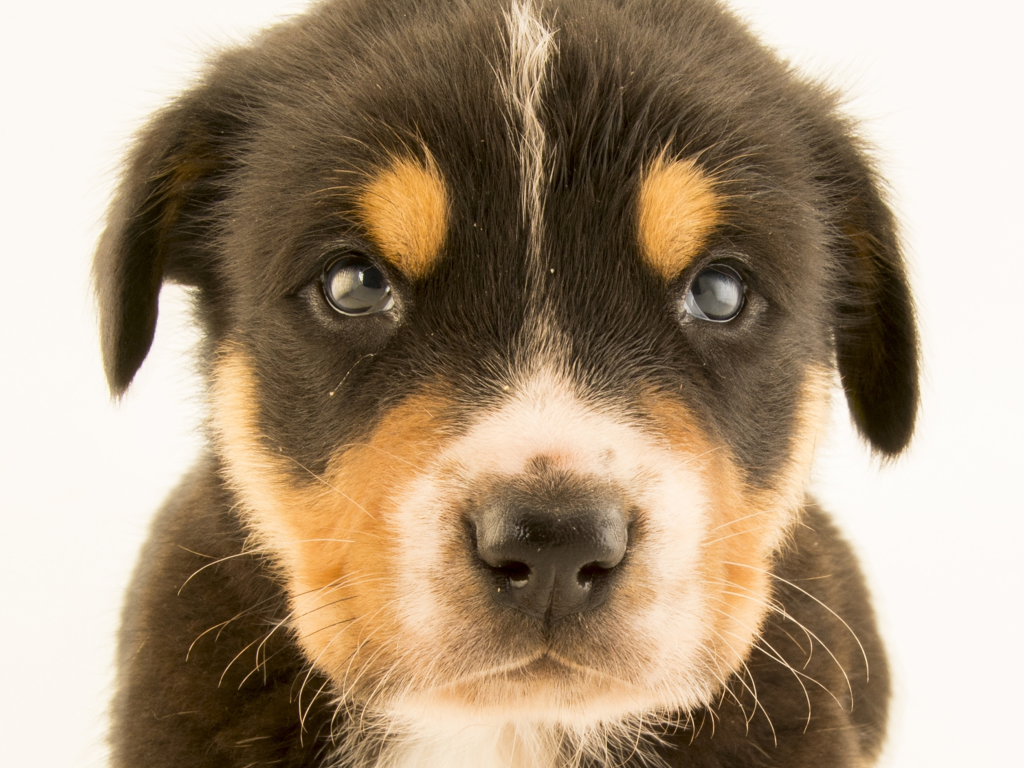
#> input picture domestic-dog_thumb_4x3.jpeg, 3072 x 2304 px (shown at 1/3 size); its folder holds 2 pictures in this run
$ python image_convert.py
#> lines starting #> are read from the running program, lines starting #| are printed output that depends on the picture
import scipy.signal
import numpy as np
import cv2
from queue import Queue
import threading

def rgb2gray(rgb):
    return np.dot(rgb[..., :3], [0.2989, 0.5870, 0.1140])

def thread1(paths,queue):

    i=0


    # Reading the image.
    for path in paths:
        img=cv2.imread(path)
#> img is the input picture: shape (2304, 3072, 3); mean B, G, R 125.3, 149.1, 168.5
        img_gray = rgb2gray(img)
#> in rgb2gray, `return np.dot(rgb[..., :3], [0.2989, 0.5870, 0.1140])`:
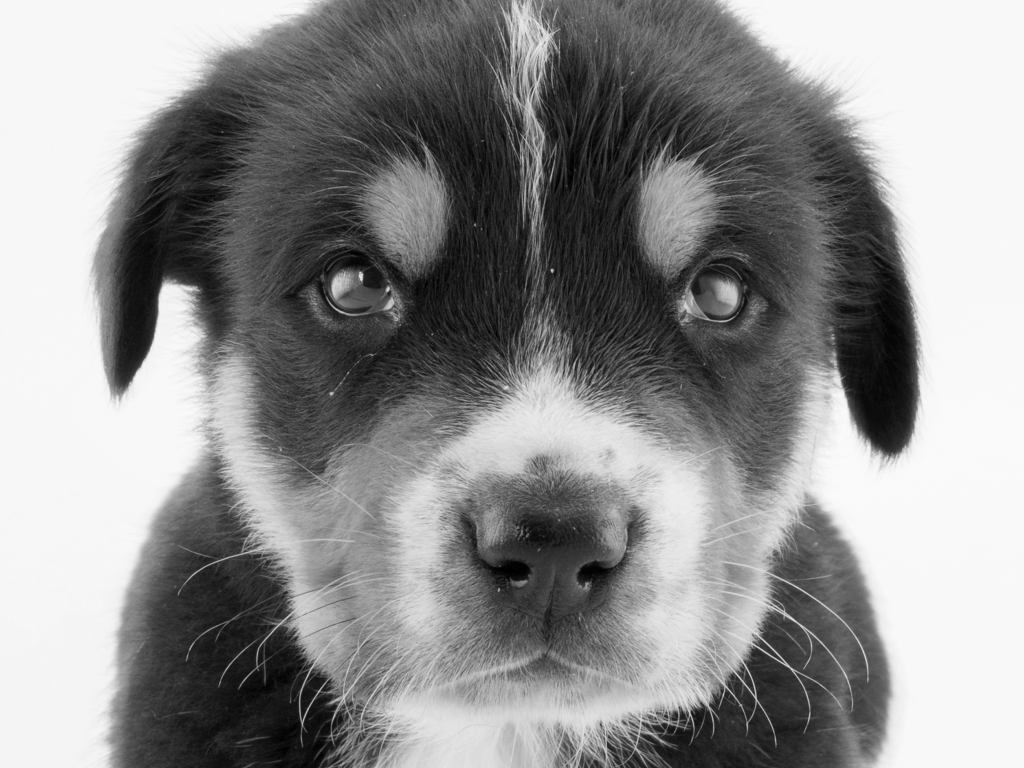
#> returned value: shape (2304, 3072) float64 (shown at 1/3 size); min 0.114, max 252.9, mean 144.2
        i+=1
        queue.put(img_gray)


def thread2(queue):
    i=1
    while queue.empty()==False:
        i+=1
        kernel_size = 10
        kernel = ((1 / (kernel_size ** 2)) * np.ones(kernel_size ** 2))
        kernel = kernel.reshape(kernel_size, kernel_size)
        img = queue.get()


        output = scipy.signal.convolve2d(img, kernel)
        cv2.imwrite(f'output_{i}.png', output)
#> this loop made 1 pass
#> pass 1, in thread2, `cv2.imwrite(f'output_{i}.png', output)`:
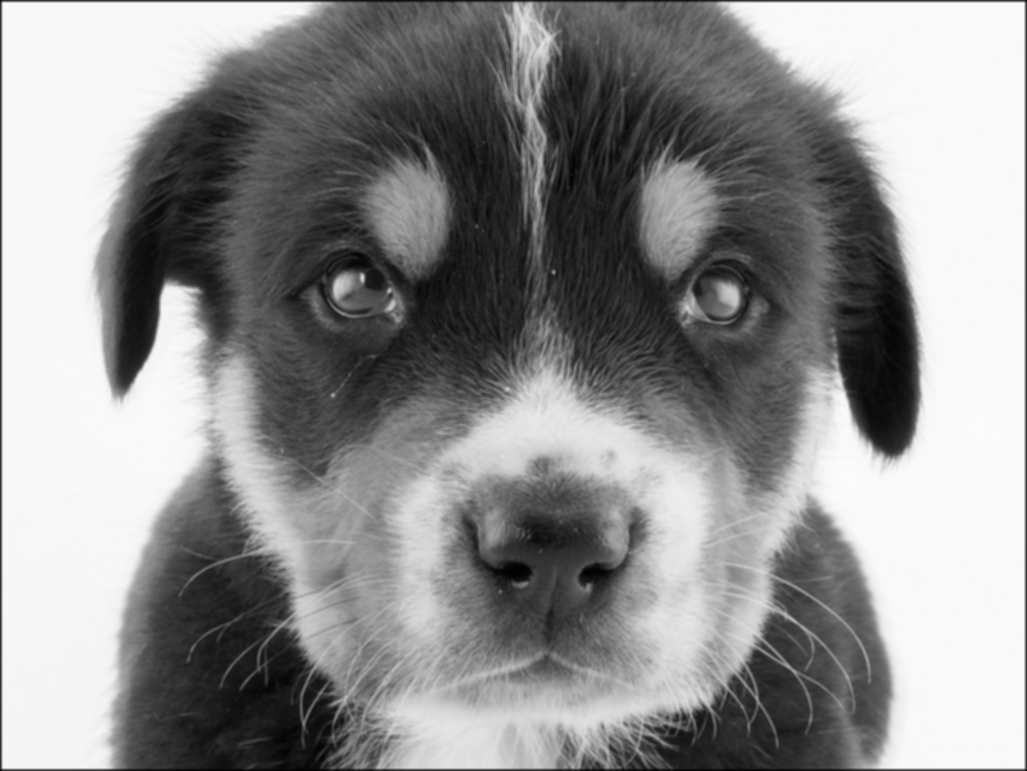
#> saved as output_2.png: shape (2313, 3081) (shown at 1/3 size); min 1, max 251, mean 143.2


q1 = Queue()

# q1.put(output)
thread1(['domestic-dog_thumb_4x3.jpeg'] ,q1)
thread2(q1)

t1=threading.Thread(target=thread1,args=['domestic-dog_thumb_4x3.jpeg',q1])
t1.start()
t2=threading.Thread(target=thread2,args=[q1])
t2.start()
